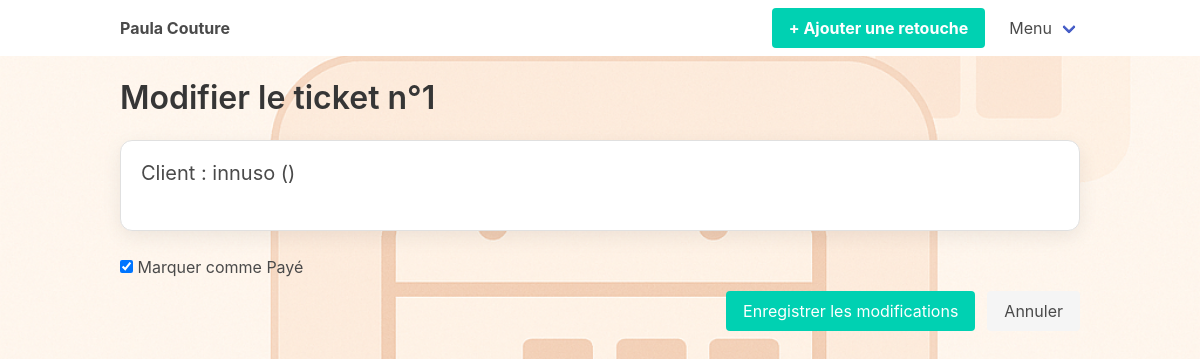
Screenshot of /ticket/1/modifier with the database file from the repository.
### mon_atelier/routes.py (models this page shows, shortened)
class Ticket(db.Model):
    id = db.Column(db.Integer, primary_key=True)
    client_id = db.Column(db.Integer, db.ForeignKey('client.id'), nullable=False)
    date_creation = db.Column(db.DateTime, default=datetime.utcnow)
    date_echeance = db.Column(db.Date, nullable=True)
    statut = db.Column(db.String(20), default='En cours')
    commentaire = db.Column(db.Text, nullable=True)
    paye = db.Column(db.Boolean, default=False, nullable=False)
    retouches = db.relationship('Retouche', backref='ticket', cascade="all, delete-orphan")

class Client(db.Model):
    id = db.Column(db.Integer, primary_key=True)
    nom = db.Column(db.String(100), nullable=False)
    numero_telephone = db.Column(db.String(20), nullable=True, unique=False)
    retouches = db.relationship('Retouche', backref='client', lazy='dynamic', cascade="all, delete-orphan")
    tickets = db.relationship('Ticket', backref='client', lazy=True)

### mon_atelier/routes.py (the view, shortened to what this page needs)
@app.route('/ticket/<int:ticket_id>/modifier', methods=['GET', 'POST'])
def modifier_ticket(ticket_id):
    ticket = Ticket.query.get_or_404(ticket_id)
    categories = Categorie.query.all()
    return render_template('modifier_ticket.html', ticket=ticket, categories=categories)

### mon_atelier/__init__.py (called while the page is built)
@app.context_processor
def inject_config():
    return dict(config=app.config)

@app.context_processor
def inject_timedelta():
    return dict(timedelta=timedelta)

### mon_atelier/templates/modifier_ticket.html (shortened to what this page needs)
{% extends 'base.html' %}
{% block content %}
<div class="container mt-5">
    <h2 class="title is-3">Modifier le ticket n°{{ ticket.id }}</h2>
    <form method="post" id="modifier-ticket-form">
        <div class="box">
            <h4 class="subtitle is-5">Client : {{ ticket.client.nom }} ({{ ticket.client.numero_telephone }})</h4>
        </div>
        <div class="field">
            <div class="control">
                <label class="checkbox">
                    <input type="checkbox" name="paye" {% if ticket.paye %}checked{% endif %}>
                    Marquer comme Payé
                </label>
            </div>
        </div>
        <div class="field is-grouped is-grouped-right">
            <div class="control">
                <button class="button is-primary" type="submit">Enregistrer les modifications</button>
            </div>
            <div class="control">
                <a class="button is-light" href="{{ url_for('detail_ticket', ticket_id=ticket.id) }}">Annuler</a>
            </div>
        </div>
    </form>
</div>
{% endblock %}

### mon_atelier/static/css/custom.css (style rules this page uses)
html { background-image: url('/static/images/fond_calendrier.png') !important; background-size: cover !important; background-position: center !important; background-attachment: fixed !important; }
body { background-color: transparent !important; }
.box { background: #fff !important; box-shadow: 0 6px 20px rgba(0,0,0,0.07); border-radius: 12px; border: 1px solid #e0e0e0; }

### mon_atelier/templates/base.html (style rules this page uses)
body { background-color: #f6f6ff; }
.box { background-color: white; }

### rows the page displays
Ticket: id "1", paye "☑"
Client: client.nom "innuso"
